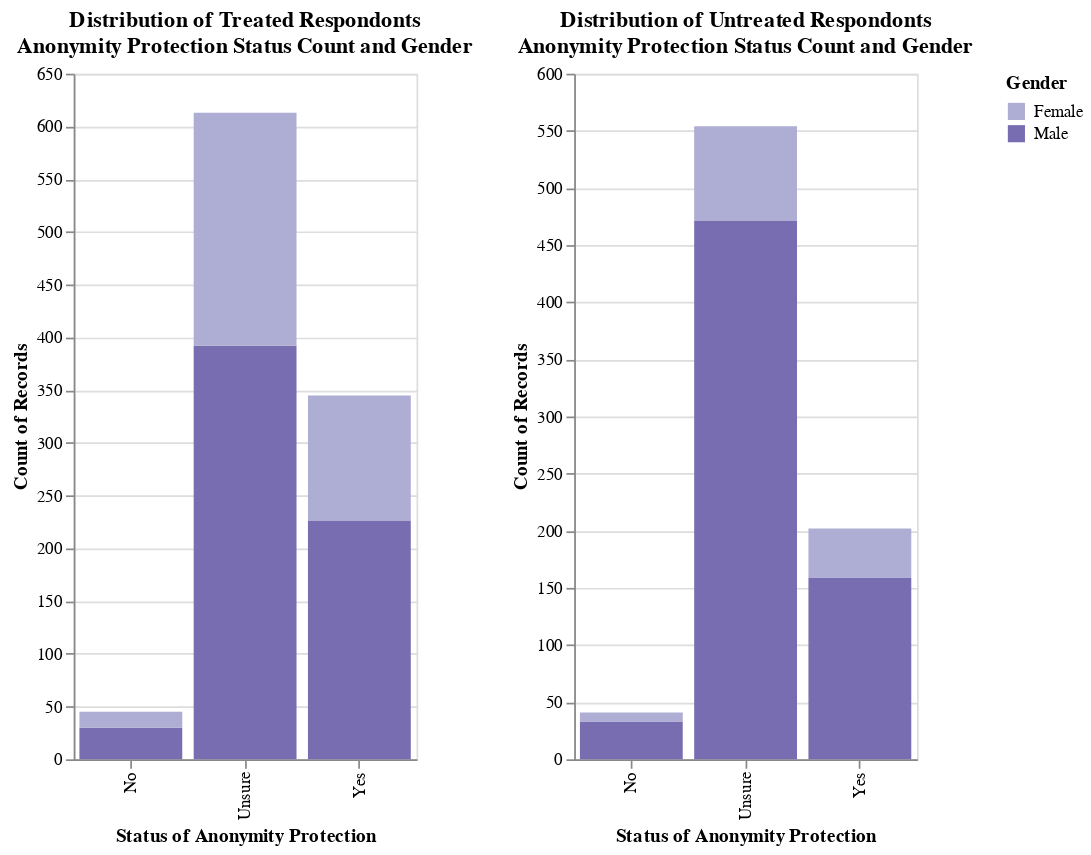

Source (notebook cell):
### Code cell
# Lets read in our csv
imp_df = pd.read_csv("oli-imp.csv")

treatment_df = imp_df[imp_df["sought_treatment"] == 1]
no_treatment_df = imp_df[imp_df["sought_treatment"] == 0]

# Lets create our visualization: a stacked bar chart

treatment_bar = alt.Chart(treatment_df).mark_bar().encode(
    alt.X("anonymity_protection:N", title = "Status of Anonymity Protection"),
    alt.Y("count():Q", title = "Count of Records"), 
    alt.Color("gender:N", title="Gender", scale=alt.Scale(scheme="purples")),
    alt.Tooltip(["gender:N", "anonymity_protection:N", "count():Q"])
).properties(
    title = ["Distribution of Treated Respondonts",
    "Anonymity Protection Status Count and Gender"],
    width = 200,
    height = 400
)

no_treatment_bar = alt.Chart(no_treatment_df).mark_bar().encode(
    alt.X("anonymity_protection:N", title = "Status of Anonymity Protection"),
    alt.Y("count():Q", title = "Count of Records"), 
    alt.Color("gender:N", title="Gender", scale=alt.Scale(scheme="purples")),
    alt.Tooltip(["gender:N", "anonymity_protection:N", "count():Q"])
).properties(
    title = ["Distribution of Untreated Respondonts",
    "Anonymity Protection Status Count and Gender"],
    width = 200,
    height = 400
)

treatment_bar | no_treatment_bar

### Figure 1 — Vega-Lite specification as saved in the notebook (floating-point values rounded to 4 significant figures; data arrays with more than 128 entries replaced by an {"elided": "..."} marker saying what was removed)
{"config": {"view": {"continuousWidth": 300, "continuousHeight": 300}}, "hconcat": [{"data": {"name": "data-983cf91befaa716bf8b9e1f049fb3626"}, "mark": {"type": "bar"}, "encoding": {"color": {"field": "gender", "scale": {"scheme": "purples"}, "title": "Gender", "type": "nominal"}, "tooltip": [{"field": "gender", "type": "nominal"}, {"field": "anonymity_protection", "type": "nominal"}, {"aggregate": "count", "type": "quantitative"}], "x": {"field": "anonymity_protection", "title": "Status of Anonymity Protection", "type": "nominal"}, "y": {"aggregate": "count", "title": "Count of Records", "type": "quantitative"}}, "height": 400, "title": ["Distribution of Treated Respondonts", "Anonymity Protection Status Count and Gender"], "width": 200}, {"data": {"name": "data-3a7e8a0390f0aff52b37d9d0d4cb406b"}, "mark": {"type": "bar"}, "encoding": {"color": {"field": "gender", "scale": {"scheme": "purples"}, "title": "Gender", "type": "nominal"}, "tooltip": [{"field": "gender", "type": "nominal"}, {"field": "anonymity_protection", "type": "nominal"}, {"aggregate": "count", "type": "quantitative"}], "x": {"field": "anonymity_protection", "title": "Status of Anonymity Protection", "type": "nominal"}, "y": {"aggregate": "count", "title": "Count of Records", "type": "quantitative"}}, "height": 400, "title": ["Distribution of Untreated Respondonts", "Anonymity Protection Status Count and Gender"], "width": 200}], "$schema": "https://vega.github.io/schema/vega-lite/v5.20.1.json", "datasets": {"data-983cf91befaa716bf8b9e1f049fb3626": {"elided": "1003 records"}, "data-3a7e8a0390f0aff52b37d9d0d4cb406b": {"elided": "797 records"}}}
